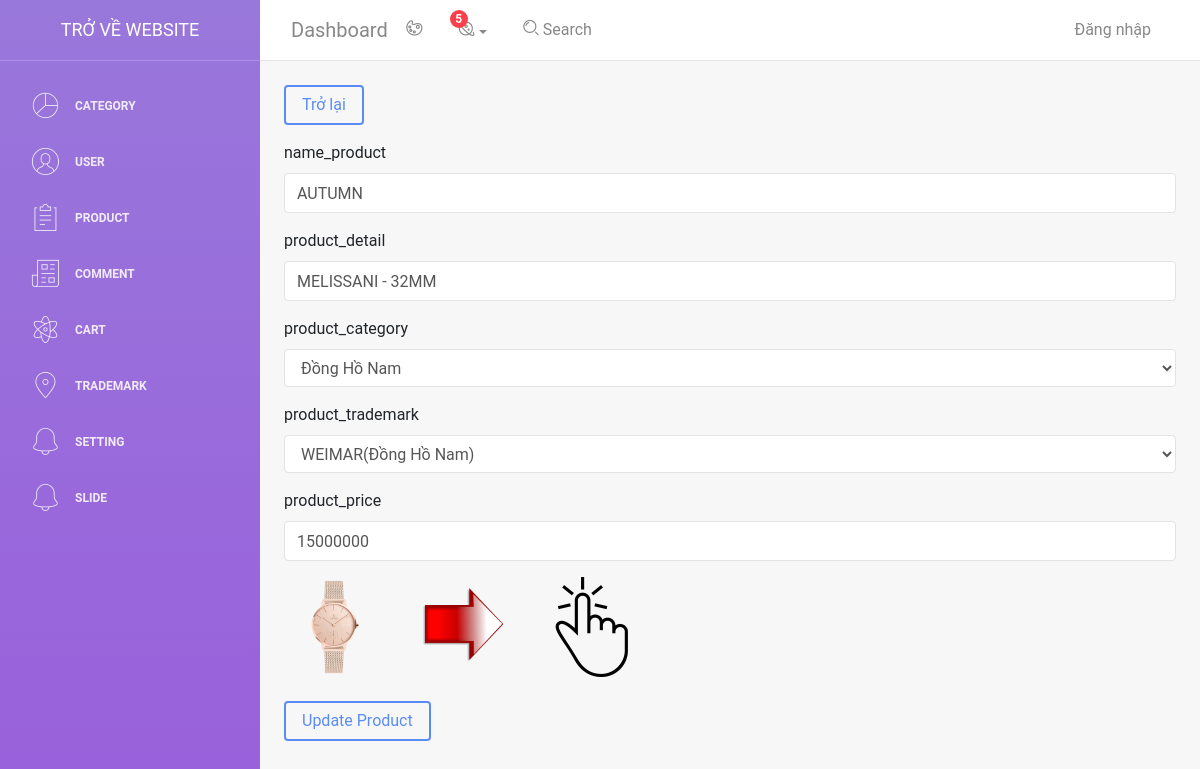
Screenshot of /admin/light-bootstrap-dashboard-master/examples/product_update.php?id=9 with the database file from the repository.
### tables this page shows
CREATE TABLE `products` (
  `id_product` int(11) NOT NULL,
  `id_category` int(11) NOT NULL,
  `name_product` text NOT NULL,
  `product_detail` varchar(50) NOT NULL,
  `product_category` text NOT NULL,
  `product_trademark` varchar(50) NOT NULL,
  `id_trademark` int(11) NOT NULL,
  `product_price` int(11) NOT NULL,
  `view` int(11) NOT NULL,
  `image` text NOT NULL,
  `time_old` text NOT NULL,
  `time_update` text NOT NULL
);

### admin/light-bootstrap-dashboard-master/examples/product_update.php (the view, shortened to what this page needs)
<?php
    include 'header.php';
    if(isset($_GET['id'])){
        $id = $_GET['id'];
        $sql = "SELECT * FROM `products` WHERE `id_product` = $id";
        $result = $conn->query($sql);
        if($result->num_rows > 0){
            while ($row = $result->fetch_assoc()){
                $name_product = $row['name_product'];
                $product_detail = $row['product_detail'];
                $product_price = $row['product_price'];
                $image = $row['image'];
            }
        }
    }
?>
<form method="post" action="" class="m-4" enctype="multipart/form-data">
  <a href="product.php?q=product" class="btn btn-primary mb-3">Trở lại</a>
  <div class="mb-3">
    <label for="exampleInputPassword1" class="form-label">name_product</label>
    <input type="text" value="<?php echo $name_product;?>" name="name_product" class="form-control" id="exampleInputexampleInputPassword1">
  </div>
  <div class="mb-3">
    <label for="exampleInputPassword1" class="form-label">product_detail</label>
    <input type="text" value="<?php echo $product_detail;?>" name="product_detail" class="form-control" id="exampleInputexampleInputPassword1">
  </div>
  <div class="mb-3">
    <label for="exampleInputPassword1" class="form-label">product_category</label>
    <select class="form-control" name="product_category" id="">
        <?php
            $sql = "SELECT * FROM `categories`";
            $result = $conn->query($sql);
            if($result->num_rows > 0){
                while($row = $result->fetch_assoc()){
                    $product_category = $row['name_category'];
                    echo '<option value="'.$product_category.'">'.$product_category.'</option>';
                }
            }
        ?>
    </select>
  </div>
  <div class="mb-3">
    <label for="exampleInputPassword1" class="form-label">product_trademark</label>
    <select class="form-control" name="product_trademark" id="">
        <?php
            $sql = "SELECT * FROM `trademark`";
            $result = $conn->query($sql);
            if($result->num_rows > 0){
                while($row = $result->fetch_assoc()){
                    $product_trademark = $row['name'];
                    $product_category = $row['name_category'];
                    echo '<option value="'.$product_trademark.'">'.$product_trademark.'('.$product_category.')</option>';
                }
            }
        ?>
    </select>
  </div>
  <div class="mb-3">
    <label for="exampleInputPassword1" class="form-label">product_price</label>
    <input type="number" value="<?php echo $product_price;?>" name="product_price" class="form-control" id="exampleInputexampleInputPassword1">
  </div>
  <div class="mb-3">
    <?php
        echo ' <img class="" width="100px" src="images/product/'.$image.'" alt="">
        <img class="mx-4" width="100px" src="images/chuyendoi.png" alt="">';
     ?>
    <label for="imgInp">
      <img class="" width="100px" src="images/them.png" alt="" id="blah">
    </label>
  </div>
  <button type="submit" class="btn btn-primary" name="submit_add_product">Update Product</button>
</form>

### rows the page displays
products: name_product "AUTUMN", product_detail "MELISSANI - 32MM", product_price "15000000", image (picture)

### other values shown
form field product_category "Đồng Hồ Nam"
form field product_trademark "WEIMAR(Đồng Hồ Nam)"
